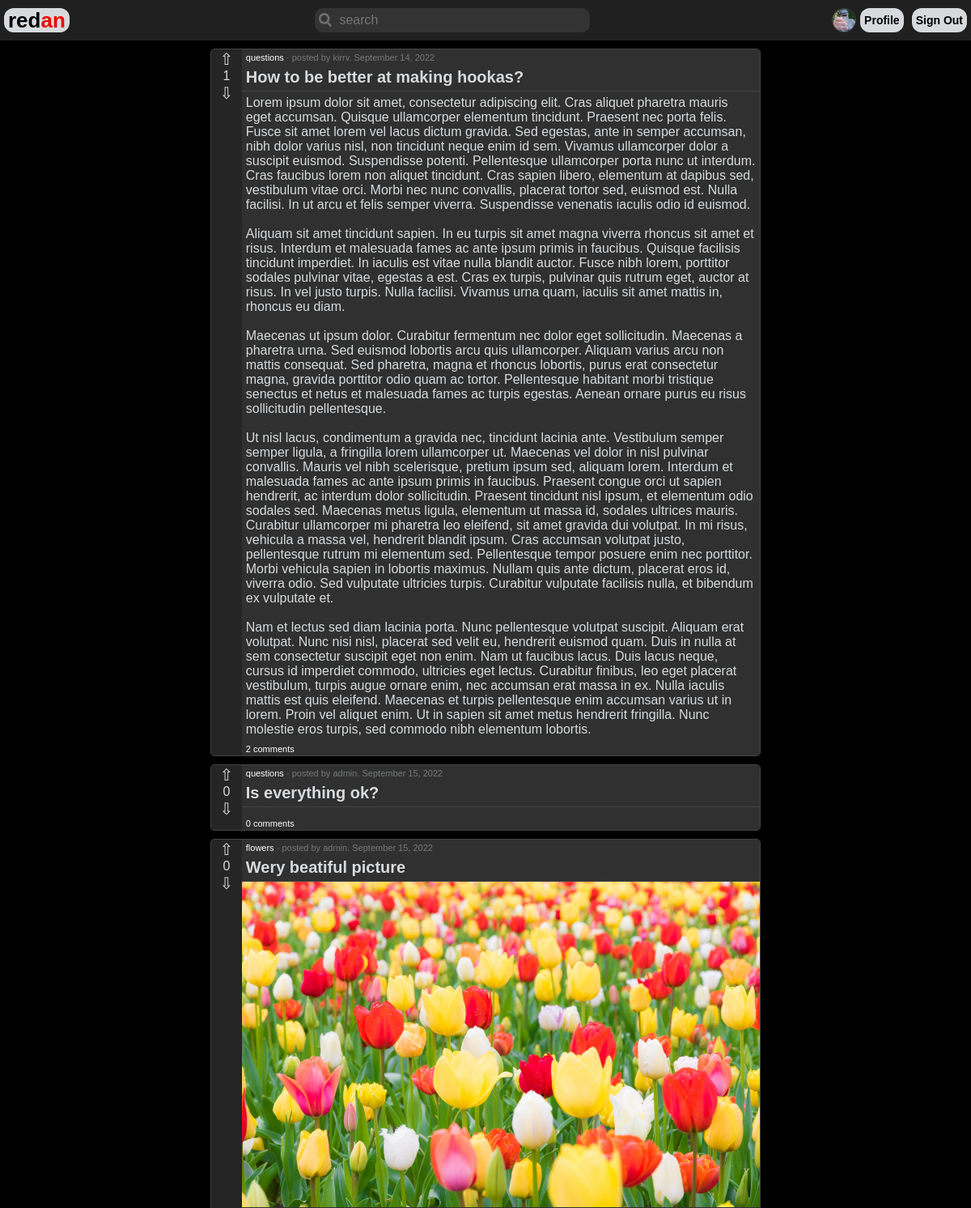
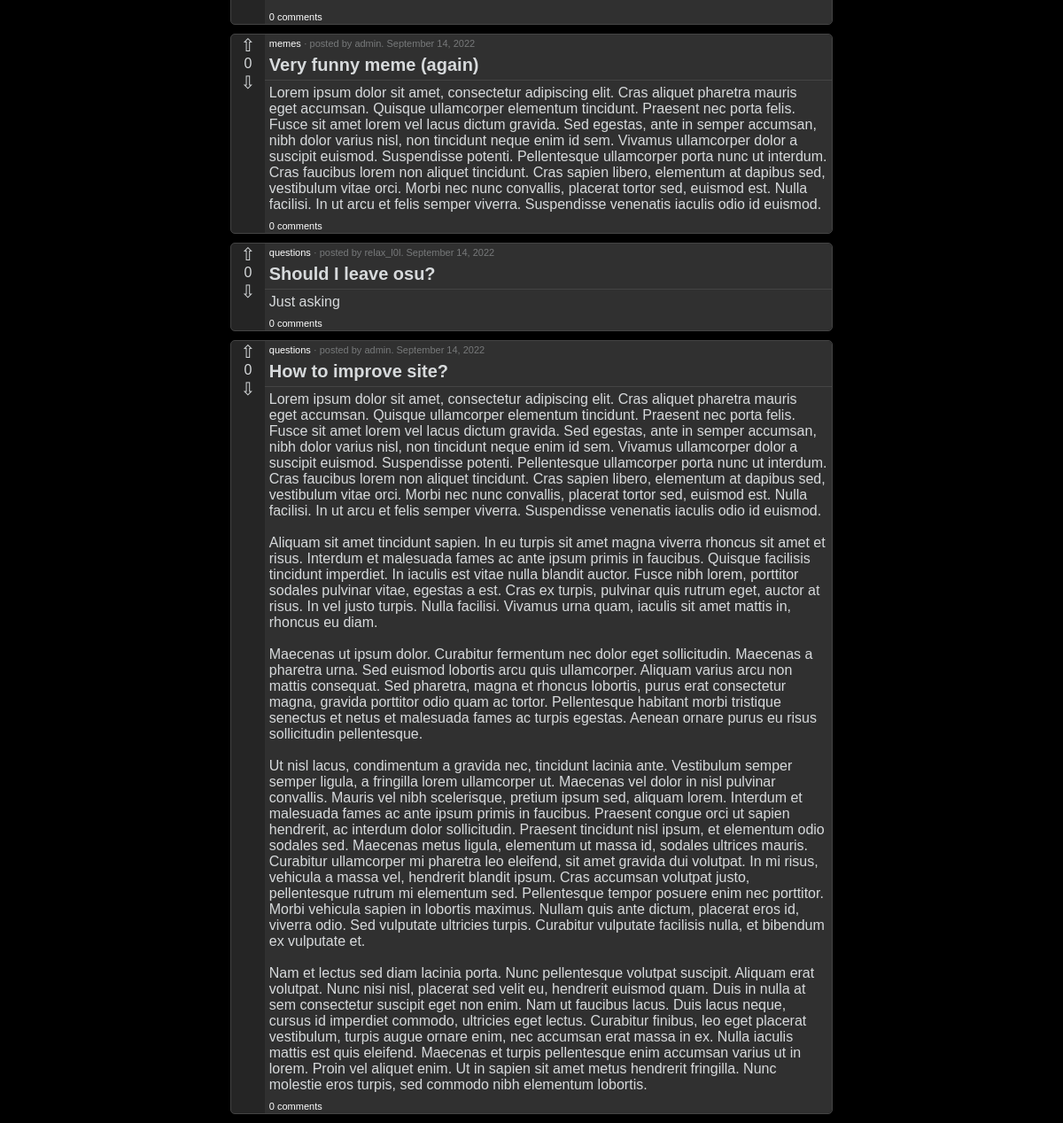
Screenshot of /ribbon/ (signed in) with the database file from the repository (2 pictures, top to bottom).
### users/models.py (models this page shows, shortened)
class Profile(models.Model):
    id = models.UUIDField(default=uuid.uuid4, unique=True, primary_key=True, editable=False)
    user_id = models.OneToOneField(User, on_delete=models.CASCADE)
    about = models.CharField(max_length=200, blank=True)
    country = CountryField(blank=True)
    rating = models.IntegerField(default=0)
    profile_image = models.ImageField(upload_to='user/profile/', blank=True, default=defaultImage('profile'))
    banner_image = models.ImageField(upload_to='user/banner/', blank=True, default=defaultImage('banner'))
    def __str__(self):
        return str(self.user_id)

### ribbon/models.py (models this page shows, shortened)
class SectionPost(models.Model):
    id = models.UUIDField(default=uuid.uuid4, unique=True, primary_key=True, editable=False)
    section_id = models.ForeignKey(Section, on_delete=models.CASCADE)
    profile_id = models.ForeignKey(Profile, on_delete=models.CASCADE)
    title = models.CharField(max_length=100)
    rating = models.IntegerField(default=0)
    image = models.ImageField(upload_to=sectionpost_path, null=True, blank=True)
    content = models.TextField(max_length=4000, blank=True)
    date_published = models.DateTimeField(auto_now_add=True)
    class Meta():
        ordering = ['-rating', '-date_published']

class Section(models.Model):
    id = models.UUIDField(default=uuid.uuid4, unique=True, primary_key=True, editable=False)
    title = models.CharField(max_length=50, unique=True)
    short_description = models.CharField(max_length=50, blank=True)
    description = models.CharField(max_length=500, blank=True)
    image = models.ImageField(upload_to=section_image_path)
    banner = models.ImageField(upload_to=section_banner_path, blank=True)
    banner_color = ColorField()
    subscribers = models.ManyToManyField(User, editable=False)
    date_created = models.DateTimeField(auto_now_add=True)

### ribbon/views.py (the view)
# urls.py: path('ribbon/', ribbonView, name='ribbon'),
def ribbonView(request):
    posts = SectionPost.objects.all()
    context = {
        'posts': posts
    }
    return render(request, 'ribbon/ribbon.html', context)

### ribbon/templates/ribbon/ribbon.html (shortened to what this page needs)
{% extends 'ribbon/base.html' %}
{% block content %}
<head>
</head>
<main>
    <div class="ribbon_post_container">
    {% for post in posts %}
    {% include 'ribbon/single-post.html' %}
    {% endfor %}
    </div>
</main>
{% endblock content %}

### ribbon/templates/ribbon/navbar.html (shortened to what this page needs)
<header>
    <div class="navbar">
        <a class="navbar_button_logo" href="{% url 'ribbon' %}">
            <span>red</span><span class="logo_link">an</span>
        </a>
        <input class="search" type="text" placeholder="search" method="POST">
        <div style="display: flex; align-items: center;">
            {% if request.user.is_authenticated %}
            <img class="navbar_profile_image" src="{{ request.user.profile.profile_image.url }}">
            <a class="navbar_button" href="{% url 'user' request.user.username %}">
                Profile
            </a>
            <a class="navbar_button" href="{% url 'logout' %}">
                Sign Out
            </a>
            {% endif %}
        </div>
    </div>
</header>

### ribbon/templates/ribbon/single-post.html
<div class="div_post">
    <div class="div_post_rating">
        <div>
            <a class="post_up" href="">&#8679;</a>
        </div>
        <div>
            {{ post.rating }}
        </div>
        <div>
            <a class="post_down" href="">&#8681;</a>
        </div>
    </div>
    <div class="post_content">
        <div>
            <a class="post_main_link" href="{% url 'section' post.section_id.title %}">{{ post.section_id.title }}</a><span class="post_info"> · posted by <a class="post_secondary_link" href="{% url 'user' post.profile_id.user_id %}">{{ post.profile_id }}</a>. {{ post.date_published|date:"F j, Y" }}</span>
        </div>
        <div class="div_title">
            <a class="post_title" href="{% url 'post' post.section_id.title post.id %}">{{ post.title }}</a>
        </div>
        <div class="bottom_border"></div>
        {% if post.image %}
            <img style="width: 100%" src="{{ post.image.url }}">
        {% endif %}
        <div class="post_text">
            {{ post.content|linebreaksbr }}
        </div>
        <div>
            <a class="post_main_link" href="{% url 'post' post.section_id.title post.id %}#comments">{{ post.comments_set.all.count }} сomment{{ post.comments_set.all.count|pluralize:'s'}}</a>
        </div>
    </div>
</div>

### ribbon/static/ribbon/main.css (style rules this page uses)
body { background-color: #000; margin: 0; font-family: "Trebuchet MS", "Verdana", "Tahoma", sans-serif; }
header { position: sticky; top: 0; z-index: 1; }
.navbar { display: flex; height: 50px; align-items: center; justify-content: space-between; min-width: 650px; background-color: #202020; }
.logo_link { color: #e00; }
.navbar_button_logo { display: inline-flex; height: 30px; padding: 0 5px; margin: 2px 5px; align-items: center; border-radius: 12px; background-color: #D7DADC; font-weight: bold; text-decoration: none; font-size: 26px; color: #000; }
.search { border: none; border-radius: 10px; height: 30px; background-color: #333; background-image: url("images/searchicon.png"); background-position: 5px 6px; background-repeat: no-repeat; color: #fff; font-family: inherit; font-size: 16px; min-width: 300px; padding: 0px 10px 0px 30px; }
.navbar_profile_image { display: inline-flex; height: 28px; width: 28px; object-fit: cover; border-radius: 15px; border: solid 1px #444; background-color: #202020; }
.navbar_button { display: inline-flex; height: 30px; align-items: center; border-radius: 12px; background-color: #D7DADC; margin: 2px 5px; padding: 0 5px; text-decoration: none; font-size: 14px; font-weight: bold; color: #000; }
.ribbon_post_container { width: 700px; margin: 0 auto; }
.div_post { display: flex; margin: 10px; color: #D7DADC; background-color: #252525; border: solid 1px #444; border-radius: 5px; }
.div_post_rating { display: flex; flex-direction: column; width: 40px; }
.div_post_rating div { text-align: center; }
.div_post_rating a { text-decoration: none; color: inherit; font-size: 20px; }
.post_content { display: flex; flex-direction: column; border-radius: 0 5px 5px 0; background-color: #303030; width: 100%; }
.post_main_link { margin: 5px 0px 0px 5px; text-decoration: none; font-size: 11px; color: #fff; }
.post_secondary_link { text-decoration: none; color: #77797a; }
.post_info { font-size: 11px; color: #77797a; }
.div_title { margin: 5px; }
.bottom_border { border-bottom: solid 1px #444; }
.post_title { font-size: 20px; text-decoration: none; font-weight: bold; color: #D7DADC; }
.post_text { margin: 5px; }

### rows the page displays
SectionPost: rating "1", section_id "questions", profile_id "kirrv", date_published "September 14, 2022", title "How to be better at making hookas?", content "Lorem ipsum dolor sit amet, consectetur adipiscing elit. Cras aliquet pharetra mauris eget accumsan. Quisque ullamcorper elementum tincidunt. Praesent nec porta felis. Fusce sit amet lorem vel lacus dictum gravida. Sed egestas, ante in semper accumsan, nibh dolor varius nisl, non tincidunt neque enim id sem. Vivamus ullamcorper dolor a suscipit euismod. Suspendisse potenti. Pellentesque ullamcorper porta nunc ut interdum. Cras faucibus lorem non aliquet tincidunt. Cras sapien libero, elementum at dapibus sed, vestibulum vitae orci. Morbi nec nunc convallis, placerat tortor sed, euismod est. Nulla facilisi. In ut arcu et felis semper viverra. Suspendisse venenatis iaculis odio id euismod.…", comments_set.all.count "2"
SectionPost: rating "0", section_id "questions", profile_id "admin", date_published "September 15, 2022", title "Is everything ok?", comments_set.all.count "0"
SectionPost: rating "0", section_id "flowers", profile_id "admin", date_published "September 15, 2022", title "Wery beatiful picture", image (picture), comments_set.all.count "0"
SectionPost: rating "0", section_id "memes", profile_id "admin", date_published "September 14, 2022", title "Very funny meme (again)", content "Lorem ipsum dolor sit amet, consectetur adipiscing elit. Cras aliquet pharetra mauris eget accumsan. Quisque ullamcorper elementum tincidunt. Praesent nec porta felis. Fusce sit amet lorem vel lacus dictum gravida. Sed egestas, ante in semper accumsan, nibh dolor varius nisl, non tincidunt neque enim id sem. Vivamus ullamcorper dolor a suscipit euismod. Suspendisse potenti. Pellentesque ullamcorper porta nunc ut interdum. Cras faucibus lorem non aliquet tincidunt. Cras sapien libero, elementum at dapibus sed, vestibulum vitae orci. Morbi nec nunc convallis, placerat tortor sed, euismod est. Nulla facilisi. In ut arcu et felis semper viverra. Suspendisse venenatis iaculis odio id euismod.", comments_set.all.count "0"
SectionPost: rating "0", section_id "questions", profile_id "relax_l0l", date_published "September 14, 2022", title "Should I leave osu?", content "Just asking", comments_set.all.count "0"
SectionPost: rating "0", section_id "questions", profile_id "admin", date_published "September 14, 2022", title "How to improve site?", content "Lorem ipsum dolor sit amet, consectetur adipiscing elit. Cras aliquet pharetra mauris eget accumsan. Quisque ullamcorper elementum tincidunt. Praesent nec porta felis. Fusce sit amet lorem vel lacus dictum gravida. Sed egestas, ante in semper accumsan, nibh dolor varius nisl, non tincidunt neque enim id sem. Vivamus ullamcorper dolor a suscipit euismod. Suspendisse potenti. Pellentesque ullamcorper porta nunc ut interdum. Cras faucibus lorem non aliquet tincidunt. Cras sapien libero, elementum at dapibus sed, vestibulum vitae orci. Morbi nec nunc convallis, placerat tortor sed, euismod est. Nulla facilisi. In ut arcu et felis semper viverra. Suspendisse venenatis iaculis odio id euismod.…", comments_set.all.count "0"
